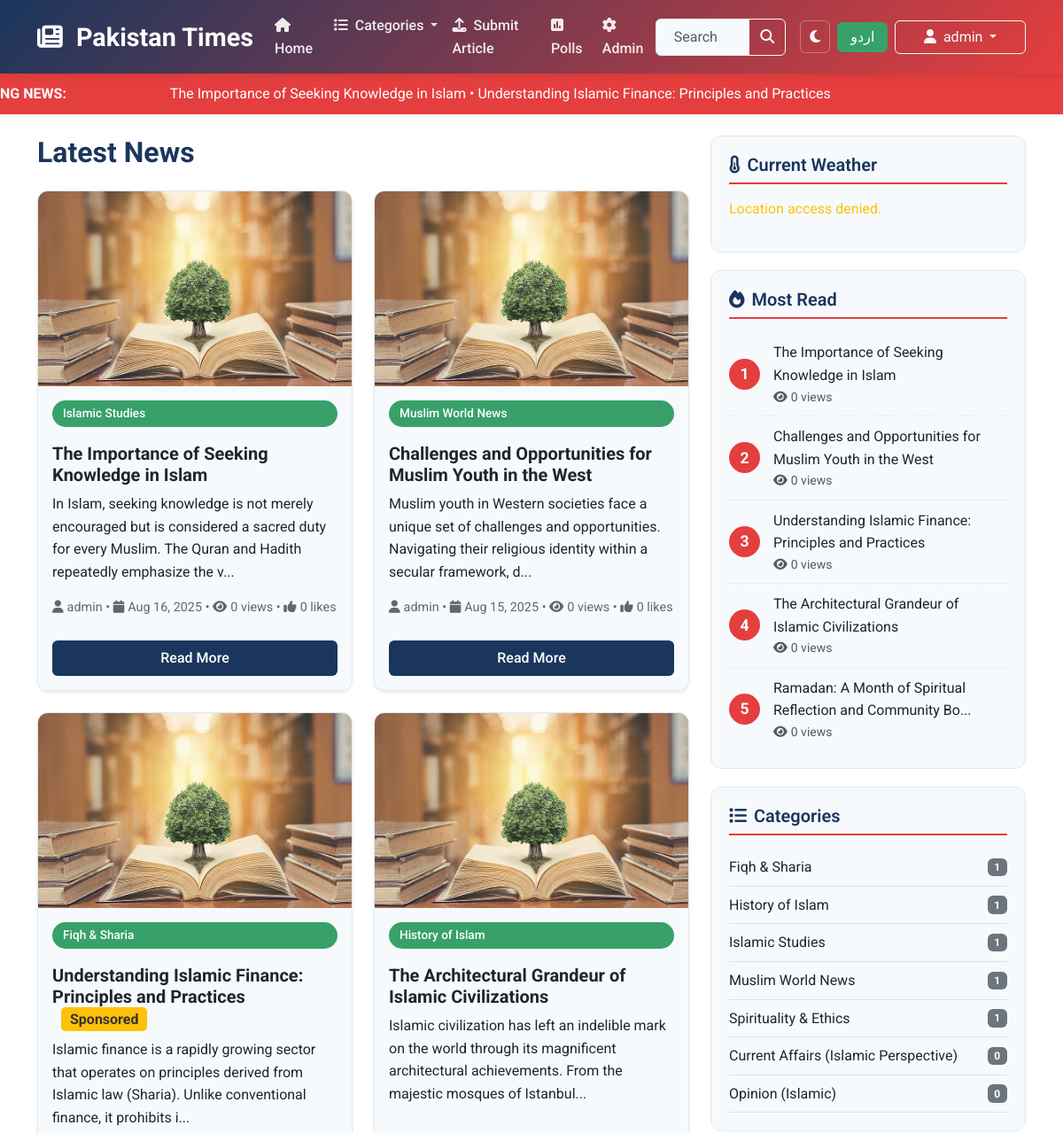
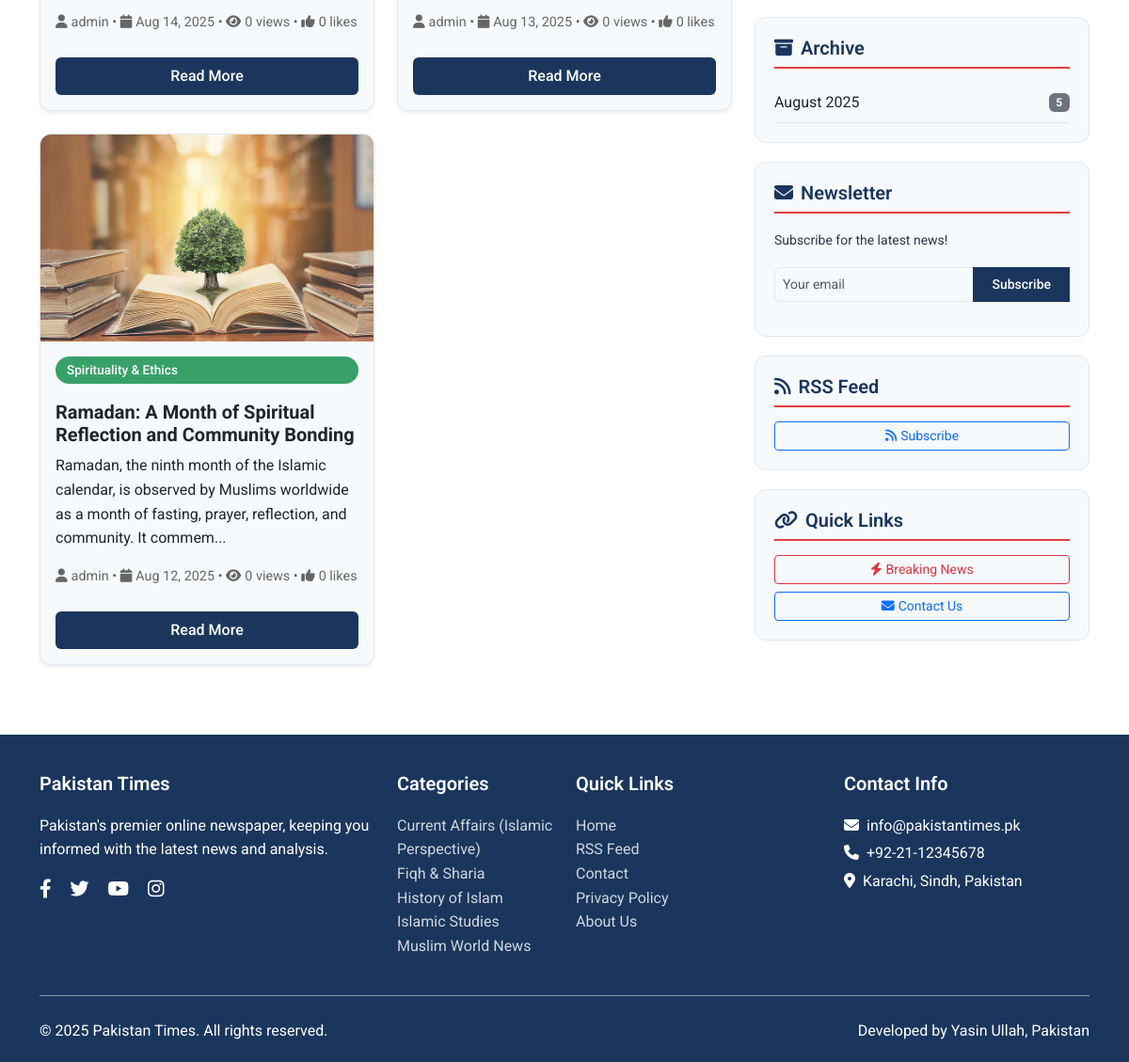
The app's page /general newspaper index.php (signed in) with its own data (2 pictures, top to bottom).
### tables this page shows
CREATE TABLE `articles` (
  `id` int NOT NULL,
  `title_en` text NOT NULL,
  `title_ur` text NOT NULL,
  `content_en` longtext NOT NULL,
  `content_ur` longtext NOT NULL,
  `category_id` int DEFAULT NULL,
  `author_id` int DEFAULT NULL,
  `image` varchar(255) DEFAULT NULL,
  `is_breaking` tinyint(1) DEFAULT '0',
  `views` int DEFAULT '0',
  `likes` int DEFAULT '0',
  `status` enum('draft','published') DEFAULT 'published',
  `is_sponsored` tinyint(1) DEFAULT '0',
  `slug` varchar(255) DEFAULT NULL,
  `published_at` timestamp NULL DEFAULT CURRENT_TIMESTAMP,
  `created_at` timestamp NULL DEFAULT CURRENT_TIMESTAMP,
  `updated_at` timestamp NULL DEFAULT CURRENT_TIMESTAMP ON UPDATE CURRENT_TIMESTAMP,
  `seo_meta_title_en` varchar(255) DEFAULT NULL,
  `seo_meta_title_ur` varchar(255) DEFAULT NULL,
  `seo_meta_description_en` text,
  `seo_meta_description_ur` text,
  `seo_keywords_en` text,
  `seo_keywords_ur` text
);

CREATE TABLE `categories` (
  `id` int NOT NULL,
  `name_en` varchar(100) NOT NULL,
  `name_ur` varchar(100) NOT NULL,
  `slug` varchar(100) NOT NULL
);

CREATE TABLE `users` (
  `id` int NOT NULL,
  `username` varchar(100) NOT NULL,
  `email` varchar(255) NOT NULL,
  `password` varchar(255) NOT NULL,
  `role` enum('admin','editor','public') DEFAULT 'public',
  `avatar` varchar(255) DEFAULT NULL,
  `bio_en` text,
  `bio_ur` text,
  `social_links` json DEFAULT NULL,
  `created_at` timestamp NULL DEFAULT CURRENT_TIMESTAMP
);

### general newspaper index.php (the view, shortened to what the rows shown need)
<?php
$db_host = 'localhost';
$db_user = 'root';
$db_pass = 'root';
$db_name = 'newspaper_db';
$conn = new mysqli($db_host, $db_user, $db_pass, $db_name);
$conn->set_charset("utf8mb4");
$lang = $_GET['lang'] ?? $_SESSION['lang'] ?? 'en';
$view = $_GET['view'] ?? 'home';
?>
<!DOCTYPE html>
<html lang="<?= $lang ?>" dir="<?= $lang === 'ur' ? 'rtl' : 'ltr' ?>">
<head>
    <link href="https://cdnjs.cloudflare.com/ajax/libs/bootstrap/5.3.2/css/bootstrap.min.css" rel="stylesheet">
    <link href="https://cdnjs.cloudflare.com/ajax/libs/font-awesome/6.4.0/css/all.min.css" rel="stylesheet">
</head>
<body>
    <main class="container my-4">
        <div class="row">
            <div class="<?php echo ($view === 'admin') ? 'col-12' : 'col-lg-8'; ?>">
                <?php
                switch ($view) {
                    default:
                        include_home_view();
                }
                function include_home_view()
                {
                    global $conn, $lang;
                    echo '<h2 class="mb-4">' . ($lang === 'ur' ? 'تازہ خبریں' : 'Latest News') . '</h2>';
                    $page = $_GET['page'] ?? 1;
                    $limit = 6;
                    $offset = ($page - 1) * $limit;
                    $articles_query = "
                        SELECT a.*, c.name_en, c.name_ur, u.username
                        FROM articles a
                        LEFT JOIN categories c ON a.category_id = c.id
                        LEFT JOIN users u ON a.author_id = u.id
                        WHERE a.status = 'published' AND a.published_at <= NOW()
                        ORDER BY a.published_at DESC
                        LIMIT ? OFFSET ?
                    ";
                    $stmt = $conn->prepare($articles_query);
                    $stmt->bind_param("ii", $limit, $offset);
                    $stmt->execute();
                    $articles = $stmt->get_result();
                    echo '<div class="row">';
                    while ($article = $articles->fetch_assoc()) {
                        $title = $lang === 'ur' ? $article['title_ur'] : $article['title_en'];
                        $content = $lang === 'ur' ? $article['content_ur'] : $article['content_en'];
                        $category = $lang === 'ur' ? ($article['name_ur'] ?? 'نامعلوم') : ($article['name_en'] ?? 'Unknown');
                        echo '<div class="col-md-6 mb-4">';
                        echo '<div class="card h-100 shadow-sm">';
                        if ($article['image']) {
                            echo '<img src="' . htmlspecialchars($article['image']) . '" class="card-img-top" alt="' . htmlspecialchars($title) . '">';
                        } else {
                            echo '<img src="https://via.placeholder.com/600x400/ccc/white?text=No+Image" class="card-img-top" alt="No image available">';
                        }
                        echo '<div class="card-body d-flex flex-column">';
                        echo '<span class="category-badge">' . htmlspecialchars($category) . '</span>';
                        echo '<h5 class="card-title mt-2">' . htmlspecialchars($title);
                        if ($article['is_sponsored']) {
                            echo ' <span class="sponsored-badge">' . ($lang === 'ur' ? 'سپانسر شدہ' : 'Sponsored') . '</span>';
                        }
                        echo '</h5>';
                        echo '<p class="card-text">' . htmlspecialchars(substr(strip_tags($content), 0, 150)) . '...</p>';
                        echo '<div class="meta-info mt-auto">';
                        echo '<i class="fas fa-user me-1"></i>' . htmlspecialchars($article['username'] ?? ($lang === 'ur' ? 'نامعلوم مصنف' : 'Unknown Author')) . ' • ';
                        echo '<i class="fas fa-calendar me-1"></i>' . date('M j, Y', strtotime($article['published_at'])) . ' • ';
                        echo '<i class="fas fa-eye me-1"></i>' . $article['views'] . ' ' . ($lang === 'ur' ? 'مناظر' : 'views') . ' • ';
                        echo '<i class="fas fa-thumbs-up me-1"></i>' . $article['likes'] . ' ' . ($lang === 'ur' ? 'پسندیدگیاں' : 'likes');
                        echo '</div>';
                        echo '<a href="?view=article&id=' . $article['id'] . '&lang=' . $lang . '" class="btn btn-primary mt-3">';
                        echo $lang === 'ur' ? 'مکمل پڑھیں' : 'Read More';
                        echo '</a>';
                        echo '</div></div></div>';
                    }
                    echo '</div>';
                }
                ?>
            </div>
            <?php if ($view !== 'admin'): ?>
                <aside class="col-lg-4">
                    <div class="sidebar print-hidden">
                        <?php
                        $most_read_query = $conn->query("
                        SELECT * FROM articles
                        WHERE status = 'published' AND published_at <= NOW()
                        ORDER BY views DESC
                        LIMIT 5
                    ");
                        $counter = 1;
                        while ($article = $most_read_query->fetch_assoc()):
                            $title = $lang === 'ur' ? $article['title_ur'] : $article['title_en'];
                        ?>
                            <div class="most-read-item">
                                <div class="most-read-number"><?= $counter ?></div>
                                <div>
                                    <a href="?view=article&id=<?= $article['id'] ?>&lang=<?= $lang ?>" class="text-decoration-none text-dark">
                                        <?= htmlspecialchars(mb_strimwidth($title, 0, 60, "...")) ?>
                                    </a>
                                    <div class="small text-muted" dir="ltr">
                                        <i class="fas fa-eye me-1"></i><span class="view-count"><?= $article['views'] ?></span> <?= $lang === 'ur' ? 'مناظر' : 'views' ?>
                                    </div>
                                </div>
                            </div>
                        <?php $counter++;
                        endwhile; ?>
                    </div>
                    <div class="sidebar print-hidden">
                        <?php
                        $categories_sidebar_query = $conn->query("
                        SELECT c.*, COUNT(a.id) as article_count
                        FROM categories c
                        LEFT JOIN articles a ON c.id = a.category_id AND a.status = 'published' AND a.published_at <= NOW()
                        GROUP BY c.id
                        ORDER BY article_count DESC, c.name_en
                    ");
                        while ($cat = $categories_sidebar_query->fetch_assoc()):
                            $cat_name = $lang === 'ur' ? $cat['name_ur'] : $cat['name_en'];
                        ?>
                            <a href="?view=category&cat=<?= $cat['slug'] ?>&lang=<?= $lang ?>" class="d-flex justify-content-between align-items-center py-2 border-bottom text-decoration-none text-dark">
                                <span><?= htmlspecialchars($cat_name) ?></span>
                                <span class="badge bg-secondary category-count"><?= $cat['article_count'] ?></span>
                            </a>
                        <?php endwhile; ?>
                    </div>
                </aside>
            <?php endif; ?>
        </div>
    </main>
    <footer class="footer print-hidden">
        <div class="container">
            <div class="row">
                <div class="col-md-2 mb-4 mb-md-0">
                    <ul class="list-unstyled">
                        <?php
                        $footer_cats = $conn->query("SELECT * FROM categories ORDER BY name_en LIMIT 5");
                        while ($cat = $footer_cats->fetch_assoc()):
                        ?>
                            <li><a href="?view=category&cat=<?= $cat['slug'] ?>&lang=<?= $lang ?>">
                                    <?= $lang === 'ur' ? $cat['name_ur'] : $cat['name_en'] ?>
                                </a></li>
                        <?php endwhile; ?>
                    </ul>
                </div>
            </div>
        </div>
    </footer>
</body>
</html>

### records on screen
articles: image (picture), category.name_en "Islamic Studies", title_en "The Importance of Seeking Knowledge in Islam", content_en "In Islam, seeking knowledge is not merely encouraged but is considered a sacred duty for every Muslim. The Quran and Hadith repeatedly emphasize the v", author.username "admin", published_at "Aug 16, 2025", views "0", likes "0"
articles: image (picture), category.name_en "Muslim World News", title_en "Challenges and Opportunities for Muslim Youth in the West", content_en "Muslim youth in Western societies face a unique set of challenges and opportunities. Navigating their religious identity within a secular framework, d", author.username "admin", published_at "Aug 15, 2025", views "0", likes "0"
articles: image (picture), category.name_en "Fiqh & Sharia", title_en "Understanding Islamic Finance: Principles and Practices", is_sponsored "Sponsored", content_en "Islamic finance is a rapidly growing sector that operates on principles derived from Islamic law (Sharia). Unlike conventional finance, it prohibits i", author.username "admin", published_at "Aug 14, 2025", views "0", likes "0"
articles: image (picture), category.name_en "History of Islam", title_en "The Architectural Grandeur of Islamic Civilizations", content_en "Islamic civilization has left an indelible mark on the world through its magnificent architectural achievements. From the majestic mosques of Istanbul", author.username "admin", published_at "Aug 13, 2025", views "0", likes "0"
articles: image (picture), category.name_en "Spirituality & Ethics", title_en "Ramadan: A Month of Spiritual Reflection and Community Bonding", content_en "Ramadan, the ninth month of the Islamic calendar, is observed by Muslims worldwide as a month of fasting, prayer, reflection, and community. It commem", author.username "admin", published_at "Aug 12, 2025", views "0", likes "0", title_en "Ramadan: A Month of Spiritual Reflection and Community Bo..."
categories: name_en "Fiqh & Sharia", article_count "1"
categories: name_en "History of Islam", article_count "1"
categories: name_en "Islamic Studies", article_count "1"
categories: name_en "Muslim World News", article_count "1"
categories: name_en "Spirituality & Ethics", article_count "1"
categories: name_en "Current Affairs (Islamic Perspective)", article_count "0"
categories: name_en "Opinion (Islamic)", article_count "0"

### other values on screen
$_SESSION['username'] "admin"
implode(' • ', $news_items) "The Importance of Seeking Knowledge in Islam • Understanding Islamic Finance: Principles and Practices"
$month_name_display "August"
$archive['year'] "2025"
$archive['count'] "5"
